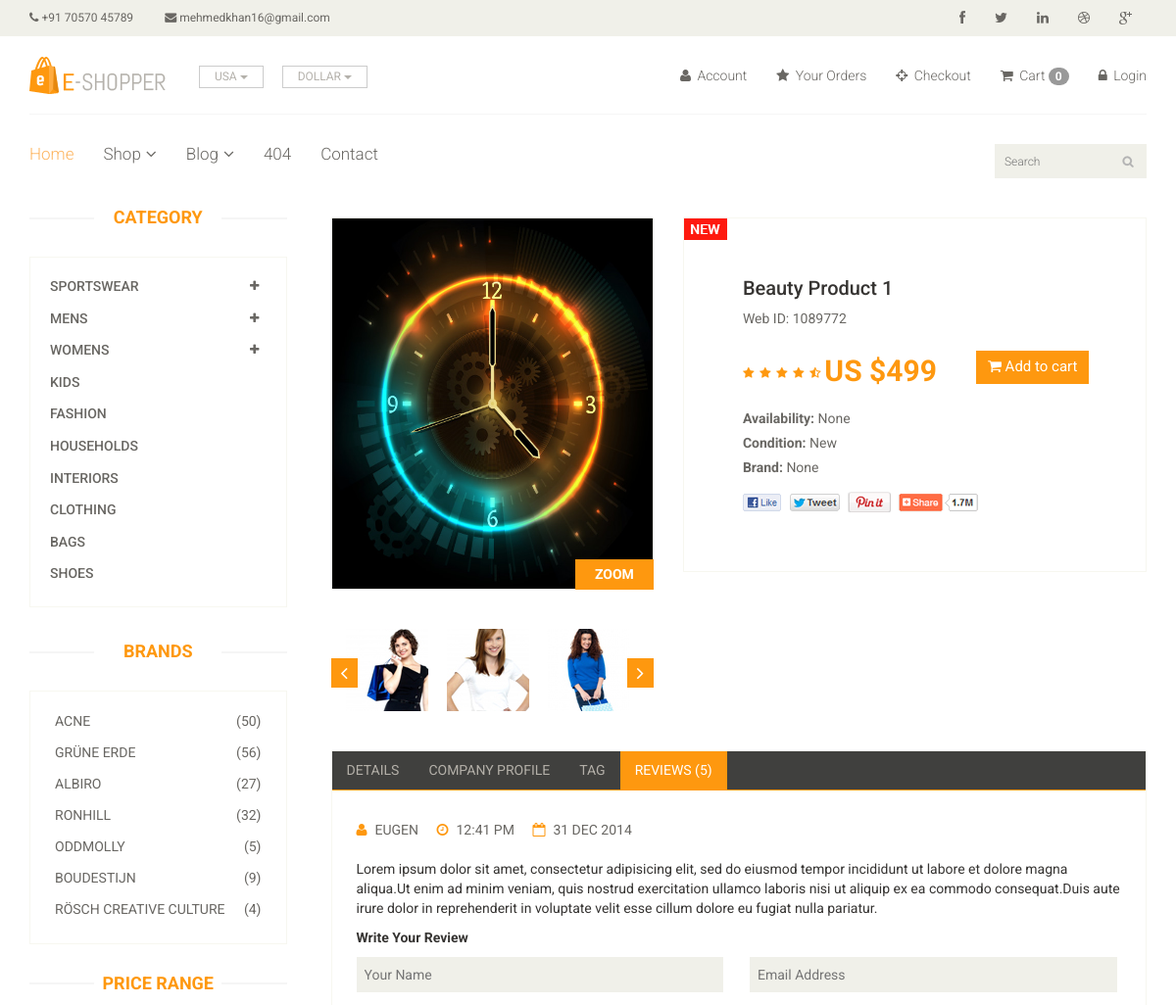
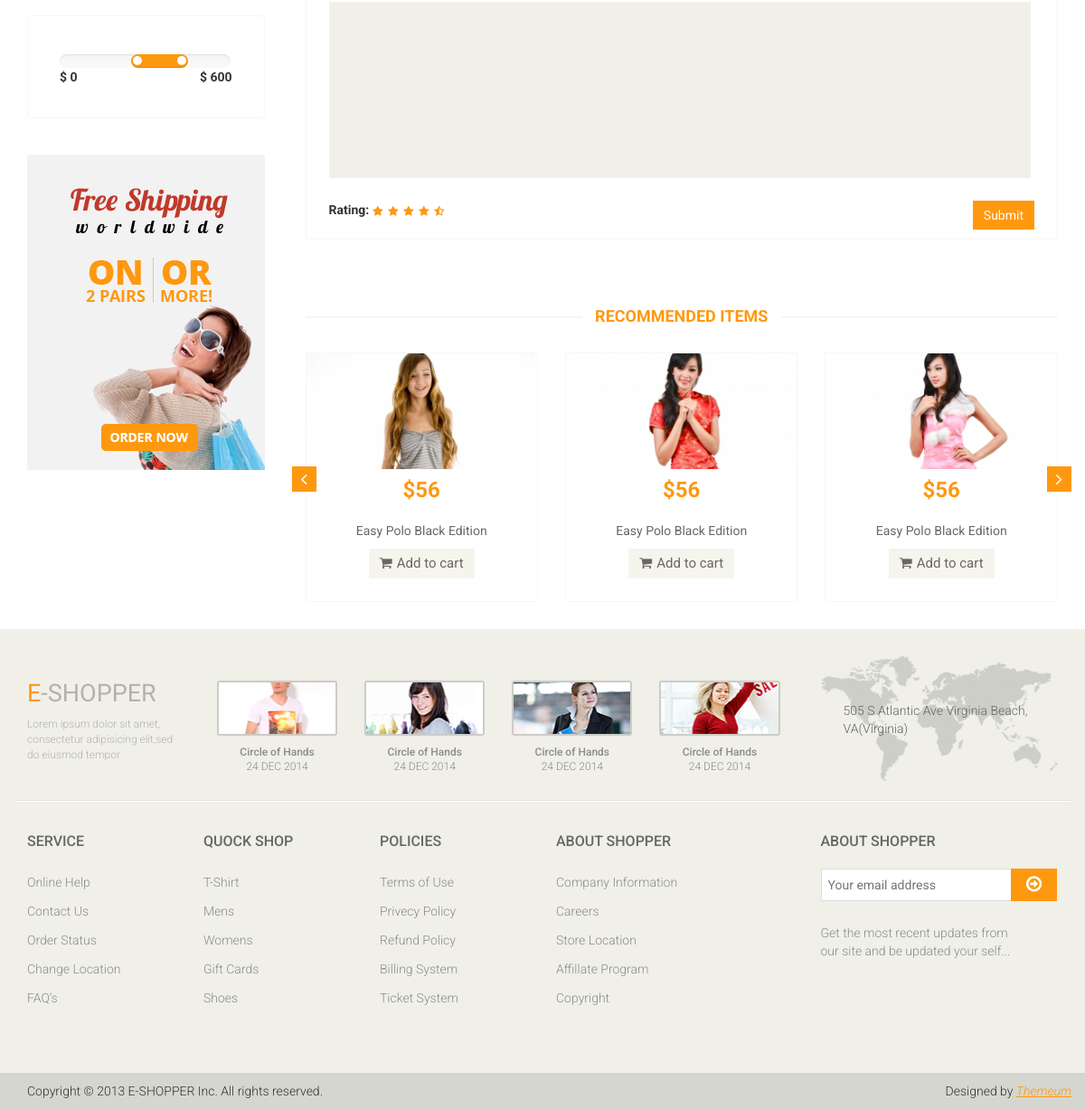
Page /product/1 on the committed database (2 pictures, top to bottom).
### app/models.py (models this page shows, shortened)
class Product(models.Model):
    Availability = (('In Stock', 'In Stock'),('Out of Stock', 'Out of Stock'))
    category = models.ForeignKey(Category, on_delete=models.CASCADE,null=True, default='')
    sub_category = models.ForeignKey(Sub_Category, on_delete=models.CASCADE,null=True, default='')
    brand = models.ForeignKey(Brand, on_delete=models.CASCADE, null=True)
    image = models.ImageField(upload_to='ecommerce/pimg')
    name = models.CharField(max_length=100)
    price = models.IntegerField()
    Availability = models.CharField(choices=Availability, null=True, max_length=100)
    date = models.DateField(auto_now_add=True)

### E_shop/views.py (the view)
# urls.py: path('product/<str:id>', views.Product_Details, name='product_detail'),
def Product_Details(request, id):
    product = Product.objects.filter(id =id).first()
    context = {
        'product':product
    }
    return render(request, 'product_detail.html', context)

### templates/product_detail.html (shortened to what this page needs)
{% extends 'master.html' %}
{% block body %}
<section>
    <div class="container">
        <div class="row">
            <div class="col-sm-3">
                <div class="left-sidebar">
                    <h2>Category</h2>
                    <div class="panel-group category-products" id="accordian">
                        <div class="panel panel-default">
                            <div class="panel-heading">
                                <h4 class="panel-title">
                                    <a data-toggle="collapse" data-parent="#accordian" href="#sportswear">
                                        <span class="badge pull-right"><i class="fa fa-plus"></i></span>
                                        Sportswear
                                    </a>
                                </h4>
                            </div>
                        </div>
                        <div class="panel panel-default">
                            <div class="panel-heading">
                                <h4 class="panel-title">
                                    <a data-toggle="collapse" data-parent="#accordian" href="#mens">
                                        <span class="badge pull-right"><i class="fa fa-plus"></i></span>
                                        Mens
                                    </a>
                                </h4>
                            </div>
                        </div>
                        <div class="panel panel-default">
                            <div class="panel-heading">
                                <h4 class="panel-title">
                                    <a data-toggle="collapse" data-parent="#accordian" href="#womens">
                                        <span class="badge pull-right"><i class="fa fa-plus"></i></span>
                                        Womens
                                    </a>
                                </h4>
                            </div>
                        </div>
                        <div class="panel panel-default">
                            <div class="panel-heading">
                                <h4 class="panel-title"><a href="#">Kids</a></h4>
                            </div>
                        </div>
                        <div class="panel panel-default">
                            <div class="panel-heading">
                                <h4 class="panel-title"><a href="#">Fashion</a></h4>
                            </div>
                        </div>
                        <div class="panel panel-default">
                            <div class="panel-heading">
                                <h4 class="panel-title"><a href="#">Households</a></h4>
                            </div>
                        </div>
                        <div class="panel panel-default">
                            <div class="panel-heading">
                                <h4 class="panel-title"><a href="#">Interiors</a></h4>
                            </div>
                        </div>
                        <div class="panel panel-default">
                            <div class="panel-heading">
                                <h4 class="panel-title"><a href="#">Clothing</a></h4>
                            </div>
                        </div>
                        <div class="panel panel-default">
                            <div class="panel-heading">
                                <h4 class="panel-title"><a href="#">Bags</a></h4>
                            </div>
                        </div>
                        <div class="panel panel-default">
                            <div class="panel-heading">
                                <h4 class="panel-title"><a href="#">Shoes</a></h4>
                            </div>
                        </div>
                    </div>
                    <div class="brands_products">
                        <h2>Brands</h2>
                        <div class="brands-name">
                            <ul class="nav nav-pills nav-stacked">
                                <li><a href=""> <span class="pull-right">(50)</span>Acne</a></li>
                                <li><a href=""> <span class="pull-right">(56)</span>Grüne Erde</a></li>
                                <li><a href=""> <span class="pull-right">(27)</span>Albiro</a></li>
                                <li><a href=""> <span class="pull-right">(32)</span>Ronhill</a></li>
                                <li><a href=""> <span class="pull-right">(5)</span>Oddmolly</a></li>
                                <li><a href=""> <span class="pull-right">(9)</span>Boudestijn</a></li>
                                <li><a href=""> <span class="pull-right">(4)</span>Rösch creative culture</a></li>
                            </ul>
                        </div>
                    </div>
                    <div class="price-range">
                        <h2>Price Range</h2>
                        <div class="well">
                             <input type="text" class="span2" value="" data-slider-min="0" data-slider-max="600" data-slider-step="5" data-slider-value="[250,450]" id="sl2" ><br />
                             <b>$ 0</b> <b class="pull-right">$ 600</b>
                        </div>
                    </div>
                    <div class="shipping text-center">
                        <img src="images/home/shipping.jpg" alt="" />
                    </div>
                </div>
            </div>
            <div class="col-sm-9 padding-right">
                <div class="product-details">
                    <div class="col-sm-5">
                        <div class="view-product">
                            <img src="/{{product.image}}" alt="" />
                            <h3>ZOOM</h3>
                        </div>
                        <div id="similar-product" class="carousel slide" data-ride="carousel">
                                <div class="carousel-inner">
                                    <div class="item active">
                                      <a href=""><img src="images/product-details/similar1.jpg" alt=""></a>
                                      <a href=""><img src="images/product-details/similar2.jpg" alt=""></a>
                                      <a href=""><img src="images/product-details/similar3.jpg" alt=""></a>
                                    </div>
                                </div>
                              <a class="left item-control" href="#similar-product" data-slide="prev">
                                <i class="fa fa-angle-left"></i>
                              </a>
                              <a class="right item-control" href="#similar-product" data-slide="next">
                                <i class="fa fa-angle-right"></i>
                              </a>
                        </div>
                    </div>
                    <div class="col-sm-7">
                        <div class="product-information">
                            <img src="images/product-details/new.jpg" class="newarrival" alt="" />
                            <h2>{{product.name}}</h2>
                            <p>Web ID: 1089772</p>
                            <img src="images/product-details/rating.png" alt="" />
                            <span>
                                <span>US ${{product.price}}</span>
                                <a href="{% url 'cart_add' product.id %}" type="button" class="btn btn-fefault cart">
                                    <i class="fa fa-shopping-cart"></i>
                                    Add to cart
                                </a>
                            </span>
                            <p><b>Availability:</b> {{product.Availability}}</p>
                            <p><b>Condition:</b> New</p>
                            <p><b>Brand:</b> {{product.brand}}</p>
                            <a href=""><img src="images/product-details/share.png" class="share img-responsive"  alt="" /></a>
                        </div>
                    </div>
                </div>
                <div class="category-tab shop-details-tab">
                    <div class="col-sm-12">
                        <ul class="nav nav-tabs">
                            <li><a href="#details" data-toggle="tab">Details</a></li>
                            <li><a href="#companyprofile" data-toggle="tab">Company Profile</a></li>
                            <li><a href="#tag" data-toggle="tab">Tag</a></li>
                            <li class="active"><a href="#reviews" data-toggle="tab">Reviews (5)</a></li>
                        </ul>
                    </div>
                    <div class="tab-content">
                        <div class="tab-pane fade active in" id="reviews" >
                            <div class="col-sm-12">
                                <ul>
                                    <li><a href=""><i class="fa fa-user"></i>EUGEN</a></li>
                                    <li><a href=""><i class="fa fa-clock-o"></i>12:41 PM</a></li>
                                    <li><a href=""><i class="fa fa-calendar-o"></i>31 DEC 2014</a></li>
                                </ul>
                                <p>Lorem ipsum dolor sit amet, consectetur adipisicing elit, sed do eiusmod tempor incididunt ut labore et dolore magna aliqua.Ut enim ad minim veniam, quis nostrud exercitation ullamco laboris nisi ut aliquip ex ea commodo consequat.Duis aute irure dolor in reprehenderit in voluptate velit esse cillum dolore eu fugiat nulla pariatur.</p>
                                <p><b>Write Your Review</b></p>
                                <form action="#">
                                    <span>
                                        <input type="text" placeholder="Your Name"/>
                                        <input type="email" placeholder="Email Address"/>
                                    </span>
                                    <textarea name="" ></textarea>
                                    <b>Rating: </b> <img src="images/product-details/rating.png" alt="" />
                                    <button type="button" class="btn btn-default pull-right">
                                        Submit
                                    </button>
                                </form>
                            </div>
                        </div>
                    </div>
                </div>
                <div class="recommended_items">
                    <h2 class="title text-center">recommended items</h2>
                    <div id="recommended-item-carousel" class="carousel slide" data-ride="carousel">
                        <div class="carousel-inner">
                            <div class="item active">
                                <div class="col-sm-4">
                                    <div class="product-image-wrapper">
                                        <div class="single-products">
                                            <div class="productinfo text-center">
                                                <img src="images/home/recommend1.jpg" alt="" />
                                                <h2>$56</h2>
                                                <p>Easy Polo Black Edition</p>
                                                <button type="button" class="btn btn-default add-to-cart"><i class="fa fa-shopping-cart"></i>Add to cart</button>
                                            </div>
                                        </div>
                                    </div>
                                </div>
                                <div class="col-sm-4">
                                    <div class="product-image-wrapper">
                                        <div class="single-products">
                                            <div class="productinfo text-center">
                                                <img src="images/home/recommend2.jpg" alt="" />
                                                <h2>$56</h2>
                                                <p>Easy Polo Black Edition</p>
                                                <button type="button" class="btn btn-default add-to-cart"><i class="fa fa-shopping-cart"></i>Add to cart</button>
                                            </div>
                                        </div>
                                    </div>
                                </div>
                                <div class="col-sm-4">
                                    <div class="product-image-wrapper">
                                        <div class="single-products">
                                            <div class="productinfo text-center">
                                                <img src="images/home/recommend3.jpg" alt="" />
                                                <h2>$56</h2>
                                                <p>Easy Polo Black Edition</p>
                                                <button type="button" class="btn btn-default add-to-cart"><i class="fa fa-shopping-cart"></i>Add to cart</button>
                                            </div>
                                        </div>
                                    </div>
                                </div>
                            </div>
                        </div>
                         <a class="left recommended-item-control" href="#recommended-item-carousel" data-slide="prev">
                            <i class="fa fa-angle-left"></i>
                          </a>
                          <a class="right recommended-item-control" href="#recommended-item-carousel" data-slide="next">
                            <i class="fa fa-angle-right"></i>
                          </a>
                    </div>
                </div>
            </div>
        </div>
    </div>
</section>
{% endblock %}

### rows in the picture
Product: image (picture), name "Beauty Product 1", price "499", Availability "None", brand "None"

### other values in the picture
{{ request.session.cart|length }} "0"
